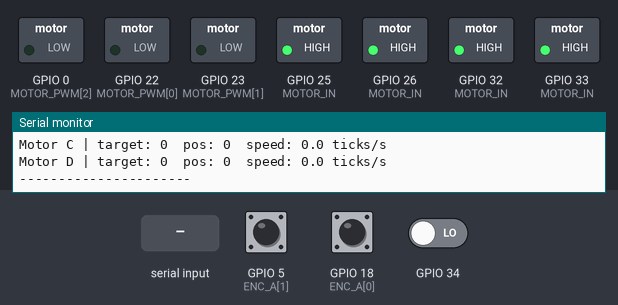
A sketch run on a simulated ESP32. Parts: switched loads named in the sketch (green lamp = pin HIGH), the last lines printed to the serial monitor. Inputs (shaded band) come from the test bench; at power-on: GPIO 5 (ENC_A[1]) HIGH, GPIO 18 (ENC_A[0]) HIGH, GPIO 34 LOW.

Above: at 1.2 s.
1.3 s: "D 0\n" received over Serial
At 2.2 s:
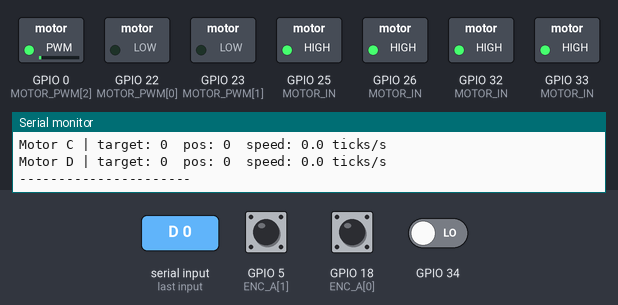
2.8 s: "A 45\n" received over Serial
At 3.1 s:
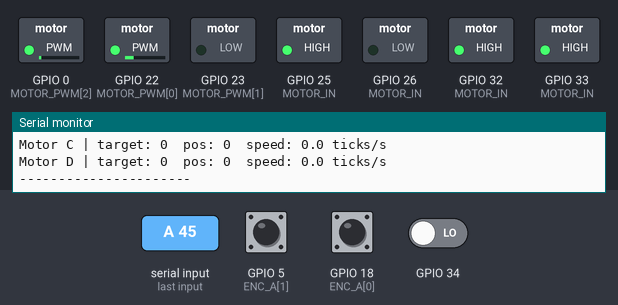
4.3 s: "B 45\n" received over Serial
At 5.4 s:
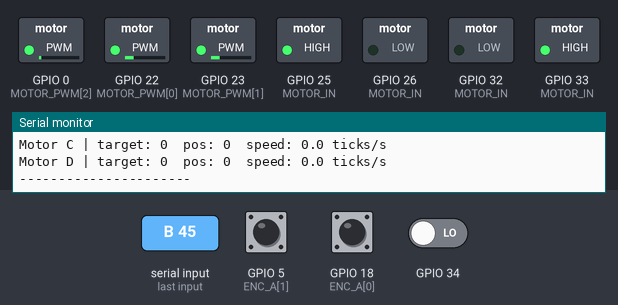
5.8 s: GPIO 5 (ENC_A[1]) pulled LOW for 0.15 s
At 6.07 s:
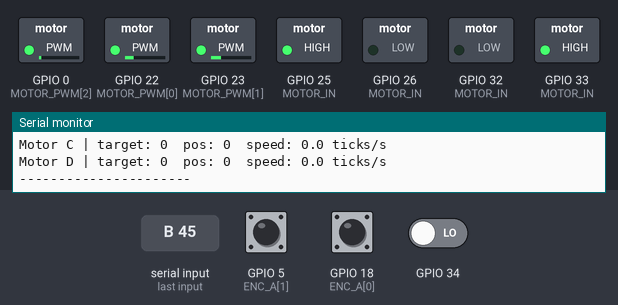
7.6 s: GPIO 18 (ENC_A[0]) pulled LOW for 0.15 s
At 7.87 s:
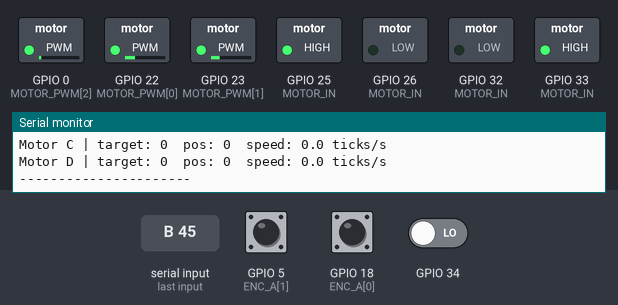
9.4 s: GPIO 5 (ENC_A[1]) pulled LOW for 1 s
At 11.1 s:
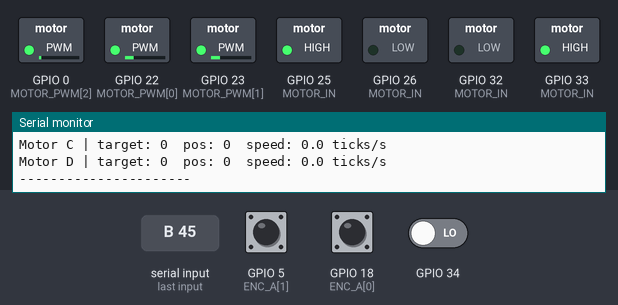
Timing chart, 0 to 12.6 s (numbered marks = the images above; inputs shaded):
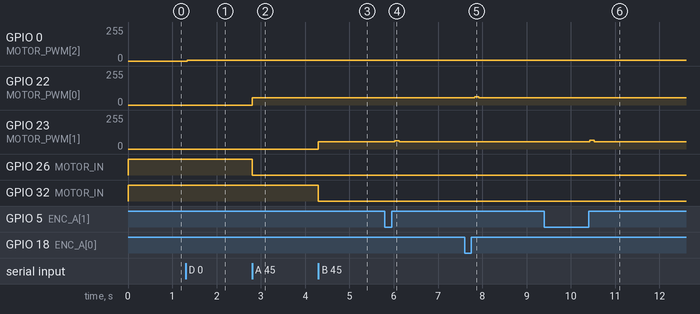

Measured:
- after the input at 1.3 s, GPIO 0 (MOTOR_PWM[2]): 0/255 → 6/255 at once
- after the input at 2.8 s, GPIO 22 (MOTOR_PWM[0]): 0/255 → 54/255 at once; GPIO 26 (MOTOR_IN): HIGH → LOW at once
- after the input at 4.3 s, GPIO 23 (MOTOR_PWM[1]): 0/255 → 54/255 at once; GPIO 32 (MOTOR_IN): HIGH → LOW at once
- after the input at 5.8 s, GPIO 23 (MOTOR_PWM[1]): 54/255 → 55/255 after 0.15 s, → 63/255 0.07 s later, → 55/255 0.10 s later
- after the input at 7.6 s, GPIO 22 (MOTOR_PWM[0]): 54/255 → 55/255 after 0.15 s, → 63/255 0.07 s later, → 55/255 0.10 s later
- after the input at 9.4 s, GPIO 23 (MOTOR_PWM[1]): 55/255 → 64/255 after 1.0 s, → 56/255 0.13 s later

The sketch:

motor_control_4x.ino
```cpp
/******************************************************
 * ESP32 (Arduino Core 3.3.x) + 4 x N20 DC Motors with Encoders
 * - Uses LEDC API: ledcAttach(pin, freq, resolution), ledcWrite(pin, duty)
 * - Position in encoder ticks (HIGH counts), not degrees
 * - Per-motor:
 *    - Position (ticks)
 *    - Speed (ticks/s)
 *    - Simple position control (target ticks)
 * - Set target positions via Serial:
 *    - "A 360"   -> Motor A to 360 ticks
 *    - "B 1000"  -> Motor B to 1000 ticks
 *    - "C 500"   -> Motor C to 500 ticks
 *    - "D 0"     -> Motor D to 0 ticks
 * - Motors DO NOT move until a serial command is received.
 ******************************************************/

#include <Arduino.h>

// ======================== PIN DEFINITIONS ========================

// Motor driver IN pins [IN1, IN2] per motor
const int MOTOR_IN[4][2] = {
  {25, 26},   // Motor A
  {33, 32},   // Motor B
  {0, 0},   // Motor C
  {0, 0},   // Motor D
};

// PWM pins per motor
const int MOTOR_PWM[4] = {22, 23, 0, 0};

// Encoder Phase-A and Phase-B pins per motor
const DRAM_ATTR int ENC_A[4] = {18, 5, 0,  0};
const DRAM_ATTR int ENC_B[4] = {19, 17, 0, 0};

// ======================== CONSTANTS ========================

const uint32_t pwmFreq       = 20000;
const uint8_t  pwmResolution = 8;       // 8-bit (0–255)

const int   baseDuty[4]  = {150, 150, 150, 150};  // tune per motor if needed
const float kp           = 1.2f;
const float kd           = 0.8f;   // derivative gain — increase to damp overshoot more
const long  TICK_TOL     = 5;

// ======================== MOTOR STATE ========================

// DRAM_ATTR ensures the ISR can always access this safely
volatile DRAM_ATTR long ticks[4] = {0, 0, 0, 0};
         long lastTicks[4] = {0, 0, 0, 0};
         float speed[4]    = {0, 0, 0, 0};   // ticks/s

long  targetTicks[4]  = {0, 0, 0, 0};
bool  controlEnabled  = false;

unsigned long lastSpeedUpdateMs = 0;

// ======================== ENCODER ISRs ========================
// One ISR per motor; reads Phase-B at the moment Phase-A rises.

// Each ISR hardcodes its own Phase-B pin read.
// Avoid indexing arrays inside IRAM_ATTR — the array pointer lives in flash
// and can cause a cache miss / crash during flash operations.
void IRAM_ATTR encISR_A() { ticks[0] += (digitalRead(32) == HIGH) ? 1 : -1; }
void IRAM_ATTR encISR_B() { ticks[1] += (digitalRead(34) == HIGH) ? 1 : -1; }
void IRAM_ATTR encISR_C() { ticks[2] += (digitalRead(21) == HIGH) ? 1 : -1; }
void IRAM_ATTR encISR_D() { ticks[3] += (digitalRead(15) == HIGH) ? 1 : -1; }

void (*encISRs[4])() = {encISR_A, encISR_B, encISR_C, encISR_D};

// ======================== MOTOR HELPERS ========================

void motorForward(int m) {
  digitalWrite(MOTOR_IN[m][0], HIGH);
  digitalWrite(MOTOR_IN[m][1], LOW);
}
void motorReverse(int m) {
  digitalWrite(MOTOR_IN[m][0], LOW);
  digitalWrite(MOTOR_IN[m][1], HIGH);
}
void motorStop(int m) {
  // Active brake: both pins HIGH shorts the motor terminals and resists motion
  digitalWrite(MOTOR_IN[m][0], HIGH);
  digitalWrite(MOTOR_IN[m][1], HIGH);
}
void motorSetSpeed(int m, int duty) {
  duty = constrain(duty, 0, 255);
  ledcWrite(MOTOR_PWM[m], duty);
}

// ======================== SETUP ========================

void setup() {
  Serial.begin(115200);

  for (int m = 0; m < 4; m++) {
    // Driver pins
    pinMode(MOTOR_IN[m][0], OUTPUT);
    pinMode(MOTOR_IN[m][1], OUTPUT);
    pinMode(MOTOR_PWM[m],   OUTPUT);

    // Encoder pins
    pinMode(ENC_A[m], INPUT_PULLUP);
    pinMode(ENC_B[m], INPUT_PULLUP);

    // LEDC
    ledcAttach(MOTOR_PWM[m], pwmFreq, pwmResolution);

    // Start stopped
    motorStop(m);
    motorSetSpeed(m, 0);

    // ISR on Phase-A rising edge
    attachInterrupt(digitalPinToInterrupt(ENC_A[m]), encISRs[m], RISING);
  }

  lastSpeedUpdateMs = millis();
  controlEnabled    = false;

  Serial.println("--- SYSTEM RESTARTED ---");
  Serial.println("Motors will NOT move until you send a command.");
  Serial.println("Commands: A 360  B 1000  C 500  D -200  (ticks)");
}

// ======================== SPEED UPDATE ========================

void updateSpeeds() {
  unsigned long now  = millis();
  unsigned long dtMs = now - lastSpeedUpdateMs;
  if (dtMs < 100) return;
  lastSpeedUpdateMs = now;
  float dtSec = dtMs / 1000.0f;

  for (int m = 0; m < 4; m++) {
    long cur;
    noInterrupts(); cur = ticks[m]; interrupts();
    long d = cur - lastTicks[m];
    lastTicks[m] = cur;
    speed[m] = d / dtSec;
  }
}

// ======================== POSITION CONTROL ========================

void updatePositionControl(int m) {
  long cur;
  noInterrupts(); cur = ticks[m]; interrupts();

  long err = targetTicks[m] - cur;

  if (labs(err) <= TICK_TOL) {
    motorStop(m);
    motorSetSpeed(m, 0);
    return;
  }

  // PD output: proportional pulls toward target, derivative brakes when approaching fast
  // speed[m] sign: positive = moving in the positive-tick direction
  float pd = (labs(err) * kp) - (speed[m] * kd);

  // Anti-stall floor only when far from target; close in, let duty go low naturally
  int duty = (int)pd;
  if (labs(err) > 50 && duty < 70) duty = 70;
  if (duty < 0)   duty = 0;
  if (duty > 255) duty = 255;

  if (err > 0) { motorForward(m); motorSetSpeed(m, duty); }
  else         { motorReverse(m); motorSetSpeed(m, duty); }
}

// ======================== SERIAL COMMAND ========================

void readSerialCommand() {
  if (!Serial.available()) return;

  String line = Serial.readStringUntil('\n');
  line.trim();
  if (line.length() < 3) return;

  char mc = toupper(line.charAt(0));
  int  m  = -1;
  if      (mc == 'A') m = 0;
  else if (mc == 'B') m = 1;
  else if (mc == 'C') m = 2;
  else if (mc == 'D') m = 3;

  if (m < 0) {
    Serial.println("Unknown motor. Use A, B, C, or D.");
    return;
  }

  int spaceIdx = line.indexOf(' ');
  if (spaceIdx < 0) return;

  String valStr = line.substring(spaceIdx + 1);
  valStr.trim();
  if (valStr.length() == 0) return;

  long target = valStr.toInt();
  targetTicks[m] = target;
  controlEnabled  = true;

  Serial.print("Motor "); Serial.print(mc);
  Serial.print(" -> target: "); Serial.print(target);
  Serial.println(" ticks");
}

// ======================== MAIN LOOP ========================

void loop() {
  readSerialCommand();
  updateSpeeds();

  if (controlEnabled) {
    for (int m = 0; m < 4; m++) {
      updatePositionControl(m);
    }
  }

  // Periodic debug print every 200 ms
  static unsigned long lastPrint = 0;
  unsigned long now = millis();
  if (now - lastPrint >= 200) {
    lastPrint = now;

    long cur[4];
    noInterrupts();
    for (int m = 0; m < 4; m++) cur[m] = ticks[m];
    interrupts();

    const char names[] = "ABCD";
    Serial.println("==== Motor States ====");
    for (int m = 0; m < 4; m++) {
      Serial.print("Motor "); Serial.print(names[m]);
      Serial.print(" | target: "); Serial.print(targetTicks[m]);
      Serial.print("  pos: ");    Serial.print(cur[m]);
      Serial.print("  speed: ");  Serial.print(speed[m], 1);
      Serial.println(" ticks/s");
    }
    Serial.println("----------------------");
  }
}
```
